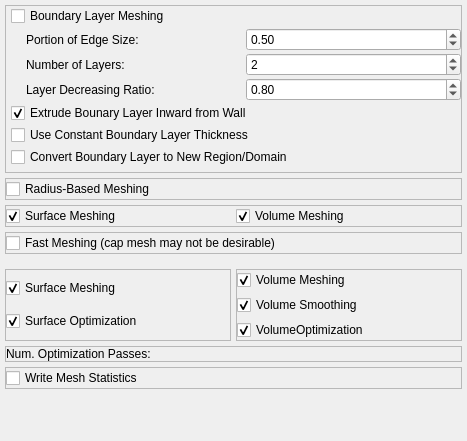
           <widget class="QWidget" name="page_3">
            <property name="geometry">
             <rect>
              <x>0</x>
              <y>0</y>
              <width>467</width>
              <height>441</height>
             </rect>
            </property>
            <attribute name="label">
             <string>Advanced Options</string>
            </attribute>
            <layout class="QVBoxLayout" name="verticalLayout_3">
             <property name="spacing">
              <number>5</number>
             </property>
             <property name="leftMargin">
              <number>0</number>
             </property>
             <property name="topMargin">
              <number>0</number>
             </property>
             <property name="rightMargin">
              <number>0</number>
             </property>
             <property name="bottomMargin">
              <number>0</number>
             </property>
             <item>
              <widget class="QWidget" name="widgetAdvancedT" native="true">
               <layout class="QVBoxLayout" name="verticalLayout_5">
                <property name="spacing">
                 <number>5</number>
                </property>
                <property name="leftMargin">
                 <number>5</number>
                </property>
                <property name="topMargin">
                 <number>5</number>
                </property>
                <property name="rightMargin">
                 <number>5</number>
                </property>
                <property name="bottomMargin">
                 <number>5</number>
                </property>
                <item>
                 <widget class="QFrame" name="frame">
                  <property name="frameShape">
                   <enum>QFrame::StyledPanel</enum>
                  </property>
                  <property name="frameShadow">
                   <enum>QFrame::Raised</enum>
                  </property>
                  <layout class="QVBoxLayout" name="verticalLayout_6">
                   <property name="spacing">
                    <number>2</number>
                   </property>
                   <property name="leftMargin">
                    <number>5</number>
                   </property>
                   <property name="topMargin">
                    <number>0</number>
                   </property>
                   <property name="rightMargin">
                    <number>0</number>
                   </property>
                   <property name="bottomMargin">
                    <number>5</number>
                   </property>
                   <item>
                    <widget class="QCheckBox" name="checkBoxBoundaryLayerT">
                     <property name="text">
                      <string>Boundary Layer Meshing</string>
                     </property>
                    </widget>
                   </item>
                   <item>
                    <widget class="QWidget" name="widget_5" native="true">
                     <layout class="QHBoxLayout" name="horizontalLayout_2">
                      <property name="spacing">
                       <number>5</number>
                      </property>
                      <property name="leftMargin">
                       <number>15</number>
                      </property>
                      <property name="topMargin">
                       <number>0</number>
                      </property>
                      <property name="rightMargin">
                       <number>0</number>
                      </property>
                      <property name="bottomMargin">
                       <number>0</number>
                      </property>
                      <item>
                       <widget class="QLabel" name="label_4">
                        <property name="text">
                         <string>Portion of Edge Size:</string>
                        </property>
                       </widget>
                      </item>
                      <item>
                       <widget class="QDoubleSpinBox" name="dsbPortionT">
                        <property name="maximum">
                         <double>10000000.000000000000000</double>
                        </property>
                        <property name="singleStep">
                         <double>0.100000000000000</double>
                        </property>
                        <property name="value">
                         <double>0.500000000000000</double>
                        </property>
                       </widget>
                      </item>
                     </layout>
                    </widget>
                   </item>
                   <item>
                    <widget class="QWidget" name="widget_15" native="true">
                     <layout class="QHBoxLayout" name="horizontalLayout_9">
                      <property name="spacing">
                       <number>5</number>
                      </property>
                      <property name="leftMargin">
                       <number>15</number>
                      </property>
                      <property name="topMargin">
                       <number>0</number>
                      </property>
                      <property name="rightMargin">
                       <number>0</number>
                      </property>
                      <property name="bottomMargin">
                       <number>0</number>
                      </property>
                      <item>
                       <widget class="QLabel" name="label_5">
                        <property name="text">
                         <string>Number of Layers:</string>
                        </property>
                       </widget>
                      </item>
                      <item>
                       <widget class="QSpinBox" name="sbLayersT">
                        <property name="minimum">
                         <number>1</number>
                        </property>
                        <property name="maximum">
                         <number>20</number>
                        </property>
                        <property name="value">
                         <number>2</number>
                        </property>
                       </widget>
                      </item>
                     </layout>
                    </widget>
                   </item>
                   <item>
                    <widget class="QWidget" name="widget_16" native="true">
                     <layout class="QHBoxLayout" name="horizontalLayout_10">
                      <property name="spacing">
                       <number>5</number>
                      </property>
                      <property name="leftMargin">
                       <number>15</number>
                      </property>
                      <property name="topMargin">
                       <number>0</number>
                      </property>
                      <property name="rightMargin">
                       <number>0</number>
                      </property>
                      <property name="bottomMargin">
                       <number>0</number>
                      </property>
                      <item>
                       <widget class="QLabel" name="label_6">
                        <property name="text">
                         <string>Layer Decreasing Ratio:</string>
                        </property>
                       </widget>
                      </item>
                      <item>
                       <widget class="QDoubleSpinBox" name="dsbRatioT">
                        <property name="minimum">
                         <double>0.010000000000000</double>
                        </property>
                        <property name="maximum">
                         <double>1.000000000000000</double>
                        </property>
                        <property name="singleStep">
                         <double>0.100000000000000</double>
                        </property>
                        <property name="value">
                         <double>0.800000000000000</double>
                        </property>
                       </widget>
                      </item>
                     </layout>
                    </widget>
                   </item>
                   <item>
                    <widget class="QCheckBox" name="checkBoxBoundaryLayerDirection">
                     <property name="text">
                      <string>Extrude Bounary Layer Inward from Wall</string>
                     </property>
                     <property name="checked">
                      <bool>true</bool>
                     </property>
                    </widget>
                   </item>
                   <item>
                    <widget class="QCheckBox" name="checkBoxConstantThicknessBL">
                     <property name="toolTip">
                      <string>&lt;html&gt;&lt;head/&gt;&lt;body&gt;&lt;p&gt;If selected, the same boundary layer thickness will be used throughout the entire model. If left unselected, the boundary layer thickness will scale with the local mesh edge size.&lt;/p&gt;&lt;/body&gt;&lt;/html&gt;</string>
                     </property>
                     <property name="text">
                      <string>Use Constant Boundary Layer Thickness</string>
                     </property>
                    </widget>
                   </item>
                   <item>
                    <widget class="QCheckBox" name="checkBoxConvertBLToNewRegion">
                     <property name="text">
                      <string>Convert Boundary Layer to New Region/Domain</string>
                     </property>
                    </widget>
                   </item>
                  </layout>
                 </widget>
                </item>
                <item>
                 <widget class="QFrame" name="frame_2">
                  <property name="frameShape">
                   <enum>QFrame::StyledPanel</enum>
                  </property>
                  <property name="frameShadow">
                   <enum>QFrame::Raised</enum>
                  </property>
                  <layout class="QHBoxLayout" name="horizontalLayout_3">
                   <property name="spacing">
                    <number>5</number>
                   </property>
                   <property name="leftMargin">
                    <number>0</number>
                   </property>
                   <property name="topMargin">
                    <number>0</number>
                   </property>
                   <property name="rightMargin">
                    <number>0</number>
                   </property>
                   <property name="bottomMargin">
                    <number>0</number>
                   </property>
                   <item>
                    <widget class="QCheckBox" name="checkBoxRadiusBasedT">
                     <property name="text">
                      <string>Radius-Based Meshing</string>
                     </property>
                    </widget>
                   </item>
                  </layout>
                 </widget>
                </item>
                <item>
                 <widget class="QFrame" name="frame_3">
                  <property name="frameShape">
                   <enum>QFrame::StyledPanel</enum>
                  </property>
                  <property name="frameShadow">
                   <enum>QFrame::Raised</enum>
                  </property>
                  <layout class="QHBoxLayout" name="horizontalLayout_5">
                   <property name="spacing">
                    <number>5</number>
                   </property>
                   <property name="leftMargin">
                    <number>0</number>
                   </property>
                   <property name="topMargin">
                    <number>0</number>
                   </property>
                   <property name="rightMargin">
                    <number>0</number>
                   </property>
                   <property name="bottomMargin">
                    <number>0</number>
                   </property>
                   <item>
                    <widget class="QCheckBox" name="checkBoxSurfaceT">
                     <property name="text">
                      <string>Surface Meshing</string>
                     </property>
                     <property name="checked">
                      <bool>true</bool>
                     </property>
                    </widget>
                   </item>
                   <item>
                    <widget class="QCheckBox" name="checkBoxVolumeT">
                     <property name="text">
                      <string>Volume Meshing</string>
                     </property>
                     <property name="checked">
                      <bool>true</bool>
                     </property>
                    </widget>
                   </item>
                  </layout>
                 </widget>
                </item>
                <item>
                 <widget class="QFrame" name="frame_4">
                  <property name="frameShape">
                   <enum>QFrame::StyledPanel</enum>
                  </property>
                  <property name="frameShadow">
                   <enum>QFrame::Raised</enum>
                  </property>
                  <layout class="QHBoxLayout" name="horizontalLayout_12">
                   <property name="spacing">
                    <number>5</number>
                   </property>
                   <property name="leftMargin">
                    <number>0</number>
                   </property>
                   <property name="topMargin">
                    <number>0</number>
                   </property>
                   <property name="rightMargin">
                    <number>0</number>
                   </property>
                   <property name="bottomMargin">
                    <number>0</number>
                   </property>
                   <item>
                    <widget class="QCheckBox" name="checkBoxFastMeshing">
                     <property name="text">
                      <string>Fast Meshing (cap mesh may not be desirable)</string>
                     </property>
                    </widget>
                   </item>
                  </layout>
                 </widget>
                </item>
               </layout>
              </widget>
             </item>
             <item>
              <widget class="QWidget" name="widgetAdvancedM" native="true">
               <layout class="QVBoxLayout" name="verticalLayout_17">
                <property name="spacing">
                 <number>5</number>
                </property>
                <property name="leftMargin">
                 <number>5</number>
                </property>
                <property name="topMargin">
                 <number>5</number>
                </property>
                <property name="rightMargin">
                 <number>5</number>
                </property>
                <property name="bottomMargin">
                 <number>5</number>
                </property>
                <item>
                 <widget class="QWidget" name="widget_twocolumn" native="true">
                  <layout class="QHBoxLayout" name="horizontalLayout_23">
                   <property name="spacing">
                    <number>5</number>
                   </property>
                   <property name="leftMargin">
                    <number>0</number>
                   </property>
                   <property name="topMargin">
                    <number>0</number>
                   </property>
                   <property name="rightMargin">
                    <number>0</number>
                   </property>
                   <property name="bottomMargin">
                    <number>0</number>
                   </property>
                   <item>
                    <widget class="QFrame" name="frame_5">
                     <property name="frameShape">
                      <enum>QFrame::StyledPanel</enum>
                     </property>
                     <property name="frameShadow">
                      <enum>QFrame::Raised</enum>
                     </property>
                     <layout class="QVBoxLayout" name="verticalLayout_16">
                      <property name="spacing">
                       <number>5</number>
                      </property>
                      <property name="leftMargin">
                       <number>0</number>
                      </property>
                      <property name="topMargin">
                       <number>0</number>
                      </property>
                      <property name="rightMargin">
                       <number>0</number>
                      </property>
                      <property name="bottomMargin">
                       <number>0</number>
                      </property>
                      <item>
                       <widget class="QCheckBox" name="checkBoxSurfaceM">
                        <property name="text">
                         <string>Surface Meshing</string>
                        </property>
                        <property name="checked">
                         <bool>true</bool>
                        </property>
                       </widget>
                      </item>
                      <item>
                       <widget class="QCheckBox" name="checkBoxSurfaceOptimizationM">
                        <property name="text">
                         <string>Surface Optimization</string>
                        </property>
                        <property name="checked">
                         <bool>true</bool>
                        </property>
                       </widget>
                      </item>
                     </layout>
                    </widget>
                   </item>
                   <item>
                    <widget class="QFrame" name="frame_6">
                     <property name="frameShape">
                      <enum>QFrame::StyledPanel</enum>
                     </property>
                     <property name="frameShadow">
                      <enum>QFrame::Raised</enum>
                     </property>
                     <layout class="QVBoxLayout" name="verticalLayout_2">
                      <property name="spacing">
                       <number>5</number>
                      </property>
                      <property name="leftMargin">
                       <number>0</number>
                      </property>
                      <property name="topMargin">
                       <number>0</number>
                      </property>
                      <property name="rightMargin">
                       <number>0</number>
                      </property>
                      <property name="bottomMargin">
                       <number>0</number>
                      </property>
                      <item>
                       <widget class="QCheckBox" name="checkBoxVolumeM">
                        <property name="text">
                         <string>Volume Meshing</string>
                        </property>
                        <property name="checked">
                         <bool>true</bool>
                        </property>
                       </widget>
                      </item>
                      <item>
                       <widget class="QCheckBox" name="checkBoxVolumeSmoothingM">
                        <property name="text">
                         <string>Volume Smoothing</string>
                        </property>
                        <property name="checked">
                         <bool>true</bool>
                        </property>
                       </widget>
                      </item>
                      <item>
                       <widget class="QCheckBox" name="checkBoxVolumeOptimizationM">
                        <property name="text">
                         <string>VolumeOptimization</string>
                        </property>
                        <property name="checked">
                         <bool>true</bool>
                        </property>
                       </widget>
                      </item>
                     </layout>
                    </widget>
                   </item>
                  </layout>
                 </widget>
                </item>
                <item>
                 <widget class="QFrame" name="frame_7">
                  <property name="frameShape">
                   <enum>QFrame::StyledPanel</enum>
                  </property>
                  <property name="frameShadow">
                   <enum>QFrame::Raised</enum>
                  </property>
                  <layout class="QHBoxLayout" name="horizontalLayout_21">
                   <property name="spacing">
                    <number>5</number>
                   </property>
                   <property name="leftMargin">
                    <number>0</number>
                   </property>
                   <property name="topMargin">
                    <number>0</number>
                   </property>
                   <property name="rightMargin">
                    <number>0</number>
                   </property>
                   <property name="bottomMargin">
                    <number>0</number>
                   </property>
                   <item>
                    <widget class="QLabel" name="label_17">
                     <property name="text">
                      <string>Num. Optimization Passes:</string>
                     </property>
                    </widget>
                   </item>
                   <item>
                    <widget class="ctkSliderWidget" name="sliderPassesM" native="true">
                     <property name="decimals" stdset="0">
                      <number>0</number>
                     </property>
                     <property name="pageStep" stdset="0">
                      <double>1.000000000000000</double>
                     </property>
                     <property name="maximum" stdset="0">
                      <double>20.000000000000000</double>
                     </property>
                     <property name="value" stdset="0">
                      <double>3.000000000000000</double>
                     </property>
                    </widget>
                   </item>
                  </layout>
                 </widget>
                </item>
                <item>
                 <widget class="QFrame" name="frame_8">
                  <property name="frameShape">
                   <enum>QFrame::StyledPanel</enum>
                  </property>
                  <property name="frameShadow">
                   <enum>QFrame::Raised</enum>
                  </property>
                  <layout class="QHBoxLayout" name="horizontalLayout_22">
                   <property name="spacing">
                    <number>5</number>
                   </property>
                   <property name="leftMargin">
                    <number>0</number>
                   </property>
                   <property name="topMargin">
                    <number>0</number>
                   </property>
                   <property name="rightMargin">
                    <number>0</number>
                   </property>
                   <property name="bottomMargin">
                    <number>0</number>
                   </property>
                   <item>
                    <widget class="QCheckBox" name="checkBoxWriteStatM">
                     <property name="text">
                      <string>Write Mesh Statistics</string>
                     </property>
                    </widget>
                   </item>
                  </layout>
                 </widget>
                </item>
               </layout>
              </widget>
             </item>
             <item>
              <spacer name="verticalSpacer">
               <property name="orientation">
                <enum>Qt::Vertical</enum>
               </property>
               <property name="sizeHint" stdset="0">
                <size>
                 <width>20</width>
                 <height>40</height>
                </size>
               </property>
              </spacer>
             </item>
            </layout>
           </widget>
